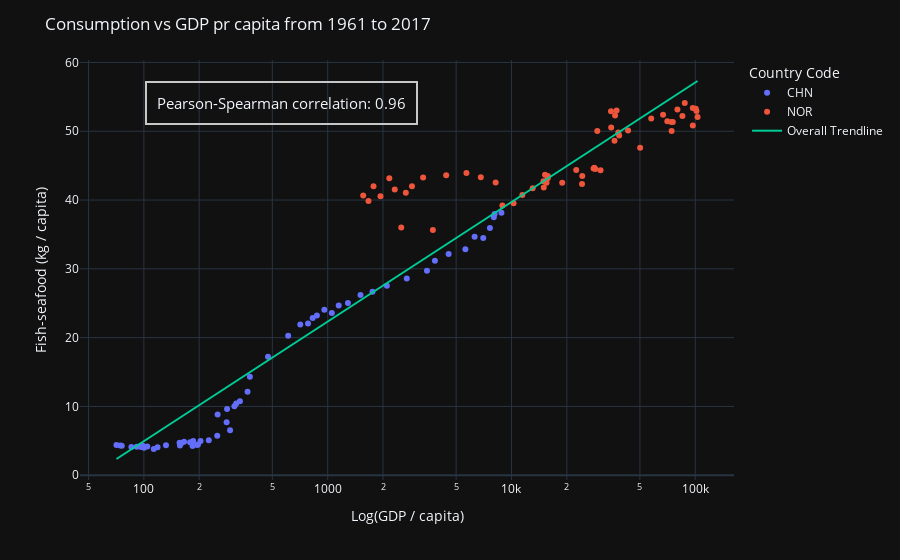

The cell this chart's notebook holds for it:
### Markdown cell above
Here we get a much more linear line! Great, this we can use for fitting a linear trendline.

### Code cell
fig = px.scatter(df_plot,
                 x='gdp_pr_capita',
                 y='consumption',
                 color='Country Code',
                 log_x=True,
                 hover_name='Year',
                 trendline='ols',
                 trendline_options=dict(log_x=True),
                 trendline_scope='overall')

df_plot['gdp_pr_capita_log'] = np.log(df_plot['gdp_pr_capita'])
corr = df_plot[['gdp_pr_capita_log', 'consumption']].corr().iloc[0, 1]

fig.add_annotation(text=f"Pearson-Spearman correlation: {corr:.2f}",
                   xref="paper", yref="paper",
                   x=0.1, y=0.95,
                   showarrow=False,
                   bordercolor="#c7c7c7",
                   borderwidth=2,
                   borderpad=10,
                   font=dict(
                       size=15
                   )
                   )

fig.update_layout(
    title=dict(
        text='Consumption vs GDP pr capita from 1961 to 2017'
    ),
    xaxis=dict(
        title='Log(GDP / capita)'
    ),
    yaxis=dict(
        title='Fish-seafood (kg / capita)'
    )
)
